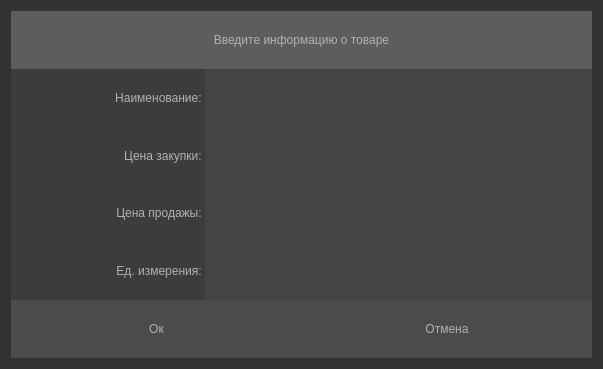
<?xml version="1.0" encoding="UTF-8"?>
<ui version="4.0">
 <class>ItemsForm</class>
 <widget class="QWidget" name="ItemsForm">
  <property name="geometry">
   <rect>
    <x>0</x>
    <y>0</y>
    <width>603</width>
    <height>369</height>
   </rect>
  </property>
  <property name="windowTitle">
   <string>Form</string>
  </property>
  <property name="styleSheet">
   <string notr="true">font: 12pt &quot;Times New Roman&quot;;
background-color: rgb(50, 50, 50);
color: #b1b1b1;</string>
  </property>
  <layout class="QVBoxLayout" name="verticalLayout_2" stretch="1,1,1,1,1,1">
   <property name="spacing">
    <number>0</number>
   </property>
   <item>
    <widget class="QLabel" name="label_title">
     <property name="sizePolicy">
      <sizepolicy hsizetype="Minimum" vsizetype="Preferred">
       <horstretch>0</horstretch>
       <verstretch>0</verstretch>
      </sizepolicy>
     </property>
     <property name="styleSheet">
      <string notr="true">background-color: rgb(93, 93, 93);</string>
     </property>
     <property name="text">
      <string>Введите информацию о товаре</string>
     </property>
     <property name="alignment">
      <set>Qt::AlignCenter</set>
     </property>
    </widget>
   </item>
   <item>
    <layout class="QHBoxLayout" name="horizontalLayout_name" stretch="1,2">
     <property name="spacing">
      <number>0</number>
     </property>
     <item>
      <widget class="QLabel" name="l_name">
       <property name="styleSheet">
        <string notr="true">background-color: rgb(60, 60, 60);</string>
       </property>
       <property name="text">
        <string>Наименование: </string>
       </property>
       <property name="alignment">
        <set>Qt::AlignRight|Qt::AlignTrailing|Qt::AlignVCenter</set>
       </property>
      </widget>
     </item>
     <item>
      <widget class="QLineEdit" name="itemName">
       <property name="sizePolicy">
        <sizepolicy hsizetype="Expanding" vsizetype="Expanding">
         <horstretch>0</horstretch>
         <verstretch>0</verstretch>
        </sizepolicy>
       </property>
       <property name="styleSheet">
        <string notr="true">background-color: rgb(68, 68, 68);</string>
       </property>
       <property name="frame">
        <bool>false</bool>
       </property>
      </widget>
     </item>
    </layout>
   </item>
   <item>
    <layout class="QHBoxLayout" name="horizontalLayout_origin_price" stretch="1,2">
     <property name="spacing">
      <number>0</number>
     </property>
     <item>
      <widget class="QLabel" name="l_original_price">
       <property name="styleSheet">
        <string notr="true">background-color: rgb(60, 60, 60);</string>
       </property>
       <property name="text">
        <string>Цена закупки: </string>
       </property>
       <property name="alignment">
        <set>Qt::AlignRight|Qt::AlignTrailing|Qt::AlignVCenter</set>
       </property>
      </widget>
     </item>
     <item>
      <widget class="QLineEdit" name="originalPrice">
       <property name="sizePolicy">
        <sizepolicy hsizetype="Expanding" vsizetype="Expanding">
         <horstretch>0</horstretch>
         <verstretch>0</verstretch>
        </sizepolicy>
       </property>
       <property name="styleSheet">
        <string notr="true">background-color: rgb(68, 68, 68);</string>
       </property>
       <property name="text">
        <string/>
       </property>
       <property name="frame">
        <bool>false</bool>
       </property>
      </widget>
     </item>
    </layout>
   </item>
   <item>
    <layout class="QHBoxLayout" name="horizontalLayout_price" stretch="1,2">
     <property name="spacing">
      <number>0</number>
     </property>
     <item>
      <widget class="QLabel" name="l_price">
       <property name="styleSheet">
        <string notr="true">background-color: rgb(60, 60, 60);</string>
       </property>
       <property name="text">
        <string>Цена продажы: </string>
       </property>
       <property name="alignment">
        <set>Qt::AlignRight|Qt::AlignTrailing|Qt::AlignVCenter</set>
       </property>
      </widget>
     </item>
     <item>
      <widget class="QLineEdit" name="price">
       <property name="sizePolicy">
        <sizepolicy hsizetype="Expanding" vsizetype="Expanding">
         <horstretch>0</horstretch>
         <verstretch>0</verstretch>
        </sizepolicy>
       </property>
       <property name="styleSheet">
        <string notr="true">background-color: rgb(68, 68, 68);</string>
       </property>
       <property name="text">
        <string/>
       </property>
       <property name="frame">
        <bool>false</bool>
       </property>
      </widget>
     </item>
    </layout>
   </item>
   <item>
    <layout class="QHBoxLayout" name="horizontalLayout_type" stretch="1,2">
     <property name="spacing">
      <number>0</number>
     </property>
     <item>
      <widget class="QLabel" name="l_type">
       <property name="styleSheet">
        <string notr="true">background-color: rgb(60, 60, 60);</string>
       </property>
       <property name="text">
        <string>Ед. измерения: </string>
       </property>
       <property name="alignment">
        <set>Qt::AlignRight|Qt::AlignTrailing|Qt::AlignVCenter</set>
       </property>
      </widget>
     </item>
     <item>
      <widget class="QLineEdit" name="type">
       <property name="sizePolicy">
        <sizepolicy hsizetype="Expanding" vsizetype="Expanding">
         <horstretch>0</horstretch>
         <verstretch>0</verstretch>
        </sizepolicy>
       </property>
       <property name="styleSheet">
        <string notr="true">background-color: rgb(68, 68, 68);</string>
       </property>
       <property name="text">
        <string/>
       </property>
       <property name="frame">
        <bool>false</bool>
       </property>
      </widget>
     </item>
    </layout>
   </item>
   <item>
    <layout class="QHBoxLayout" name="horizontalLayout_btns" stretch="1,1">
     <property name="spacing">
      <number>0</number>
     </property>
     <item>
      <widget class="QPushButton" name="btn_ok">
       <property name="sizePolicy">
        <sizepolicy hsizetype="Minimum" vsizetype="Minimum">
         <horstretch>0</horstretch>
         <verstretch>0</verstretch>
        </sizepolicy>
       </property>
       <property name="styleSheet">
        <string notr="true">QPushButton{
	background-color: rgb(75, 75, 75);
	border-radius: 1px;
}
QPushButton:hover {
     background-color: rgb(80,80, 80);
}
QPushButton:pressed {
    background-color: rgb(120,120,120);
}</string>
       </property>
       <property name="text">
        <string>Ок</string>
       </property>
      </widget>
     </item>
     <item>
      <widget class="QPushButton" name="btn_cancel">
       <property name="sizePolicy">
        <sizepolicy hsizetype="Minimum" vsizetype="Minimum">
         <horstretch>0</horstretch>
         <verstretch>0</verstretch>
        </sizepolicy>
       </property>
       <property name="styleSheet">
        <string notr="true">QPushButton{
	background-color: rgb(75, 75, 75);
	border-radius: 1px;
}
QPushButton:hover {
     background-color: rgb(80,80, 80);
}
QPushButton:pressed {
    background-color: rgb(120,120,120);
}</string>
       </property>
       <property name="text">
        <string>Отмена</string>
       </property>
      </widget>
     </item>
    </layout>
   </item>
  </layout>
 </widget>
 <resources/>
 <connections/>
</ui>
